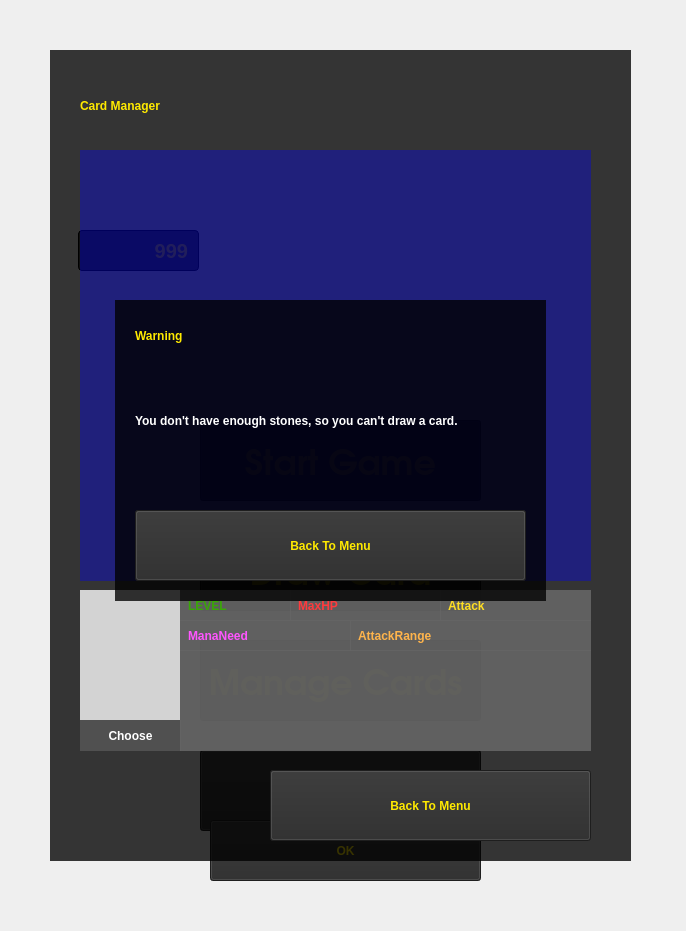
<?xml version="1.0" encoding="UTF-8"?>
<ui version="4.0">
 <class>MainWindow</class>
 <widget class="QMainWindow" name="MainWindow">
  <property name="geometry">
   <rect>
    <x>0</x>
    <y>0</y>
    <width>686</width>
    <height>931</height>
   </rect>
  </property>
  <property name="minimumSize">
   <size>
    <width>686</width>
    <height>931</height>
   </size>
  </property>
  <property name="maximumSize">
   <size>
    <width>686</width>
    <height>931</height>
   </size>
  </property>
  <property name="windowTitle">
   <string>MainWindow</string>
  </property>
  <property name="styleSheet">
   <string notr="true">QPushButton {
background-color:rgb(42, 42, 42);
color:rgb(255, 234, 0);
	font: 63 26pt &quot;URW Gothic L&quot;;
	font-weight:bold;
}
QPushButton:hover {
background-color:rgb(100, 100, 100);
}</string>
  </property>
  <widget class="QWidget" name="centralWidget">
   <widget class="QPushButton" name="pushButton">
    <property name="geometry">
     <rect>
      <x>200</x>
      <y>420</y>
      <width>281</width>
      <height>81</height>
     </rect>
    </property>
    <property name="font">
     <font>
      <family>URW Gothic L</family>
      <pointsize>26</pointsize>
      <weight>75</weight>
      <italic>false</italic>
      <bold>true</bold>
     </font>
    </property>
    <property name="text">
     <string>Start Game</string>
    </property>
   </widget>
   <widget class="QLabel" name="label">
    <property name="geometry">
     <rect>
      <x>60</x>
      <y>100</y>
      <width>581</width>
      <height>131</height>
     </rect>
    </property>
    <property name="text">
     <string/>
    </property>
    <property name="pixmap">
     <pixmap resource="pic.qrc">:/gameui/pic/Title.png</pixmap>
    </property>
   </widget>
   <widget class="QPushButton" name="pushButton_4">
    <property name="geometry">
     <rect>
      <x>200</x>
      <y>750</y>
      <width>281</width>
      <height>81</height>
     </rect>
    </property>
    <property name="font">
     <font>
      <family>URW Gothic L</family>
      <pointsize>26</pointsize>
      <weight>75</weight>
      <italic>false</italic>
      <bold>true</bold>
     </font>
    </property>
    <property name="text">
     <string>Exit</string>
    </property>
   </widget>
   <widget class="QLabel" name="label_2">
    <property name="geometry">
     <rect>
      <x>0</x>
      <y>-10</y>
      <width>691</width>
      <height>941</height>
     </rect>
    </property>
    <property name="text">
     <string/>
    </property>
    <property name="pixmap">
     <pixmap resource="pic.qrc">:/gameui/pic/Title_BG.png</pixmap>
    </property>
   </widget>
   <widget class="QPushButton" name="pushButton_2">
    <property name="geometry">
     <rect>
      <x>200</x>
      <y>530</y>
      <width>281</width>
      <height>81</height>
     </rect>
    </property>
    <property name="font">
     <font>
      <family>URW Gothic L</family>
      <pointsize>26</pointsize>
      <weight>75</weight>
      <italic>false</italic>
      <bold>true</bold>
     </font>
    </property>
    <property name="text">
     <string>Draw Card</string>
    </property>
   </widget>
   <widget class="QPushButton" name="pushButton_3">
    <property name="geometry">
     <rect>
      <x>200</x>
      <y>640</y>
      <width>281</width>
      <height>81</height>
     </rect>
    </property>
    <property name="font">
     <font>
      <family>URW Gothic L</family>
      <pointsize>26</pointsize>
      <weight>75</weight>
      <italic>false</italic>
      <bold>true</bold>
     </font>
    </property>
    <property name="text">
     <string>Manage Cards </string>
    </property>
   </widget>
   <widget class="QWidget" name="widgetDrawCard" native="true">
    <property name="enabled">
     <bool>true</bool>
    </property>
    <property name="geometry">
     <rect>
      <x>0</x>
      <y>0</y>
      <width>686</width>
      <height>931</height>
     </rect>
    </property>
    <property name="font">
     <font>
      <pointsize>12</pointsize>
     </font>
    </property>
    <widget class="QGraphicsView" name="graphicsView">
     <property name="enabled">
      <bool>true</bool>
     </property>
     <property name="geometry">
      <rect>
       <x>0</x>
       <y>0</y>
       <width>686</width>
       <height>931</height>
      </rect>
     </property>
     <property name="styleSheet">
      <string notr="true">background:rgba(0,0,0,0);</string>
     </property>
    </widget>
    <widget class="QPushButton" name="pushButtonDrawOk">
     <property name="geometry">
      <rect>
       <x>210</x>
       <y>820</y>
       <width>271</width>
       <height>61</height>
      </rect>
     </property>
     <property name="text">
      <string>OK</string>
     </property>
    </widget>
   </widget>
   <widget class="QLabel" name="label_3">
    <property name="geometry">
     <rect>
      <x>80</x>
      <y>235</y>
      <width>30</width>
      <height>30</height>
     </rect>
    </property>
    <property name="styleSheet">
     <string notr="true"/>
    </property>
    <property name="text">
     <string/>
    </property>
   </widget>
   <widget class="QLabel" name="labelStone">
    <property name="geometry">
     <rect>
      <x>78</x>
      <y>230</y>
      <width>121</width>
      <height>41</height>
     </rect>
    </property>
    <property name="font">
     <font>
      <pointsize>15</pointsize>
      <weight>75</weight>
      <bold>true</bold>
     </font>
    </property>
    <property name="styleSheet">
     <string notr="true">background:rgba(0,0,0,0.7);
color:rgb(255, 234, 0);
padding: 5px;
border-width: 1px;
border-style: solid;
border-radius: 4px;
font-weight:bold;
font-size:15pt;



</string>
    </property>
    <property name="text">
     <string>999</string>
    </property>
    <property name="alignment">
     <set>Qt::AlignRight|Qt::AlignTrailing|Qt::AlignVCenter</set>
    </property>
   </widget>
   <widget class="QWidget" name="widgetCardM" native="true">
    <property name="geometry">
     <rect>
      <x>50</x>
      <y>50</y>
      <width>581</width>
      <height>811</height>
     </rect>
    </property>
    <property name="styleSheet">
     <string notr="true">background:rgba(0, 0, 0, 200)</string>
    </property>
    <widget class="QGraphicsView" name="graphicsViewCardM">
     <property name="geometry">
      <rect>
       <x>30</x>
       <y>100</y>
       <width>511</width>
       <height>431</height>
      </rect>
     </property>
     <property name="styleSheet">
      <string notr="true">background: rgba(0,0,231,100);
border: none;</string>
     </property>
    </widget>
    <widget class="QLabel" name="label_5">
     <property name="geometry">
      <rect>
       <x>30</x>
       <y>30</y>
       <width>301</width>
       <height>51</height>
      </rect>
     </property>
     <property name="whatsThis">
      <string notr="true"/>
     </property>
     <property name="autoFillBackground">
      <bool>false</bool>
     </property>
     <property name="styleSheet">
      <string notr="true">	font: 63 26pt &quot;URW Gothic L&quot;;
	font-weight:bold;
color:rgb(255, 234, 0);
background:rgb(0,0,0,0);
border:none;
</string>
     </property>
     <property name="text">
      <string>Card Manager</string>
     </property>
    </widget>
    <widget class="QLabel" name="labelShowCard">
     <property name="geometry">
      <rect>
       <x>30</x>
       <y>540</y>
       <width>100</width>
       <height>130</height>
      </rect>
     </property>
     <property name="styleSheet">
      <string notr="true">background: rgba(255,255,255,200);</string>
     </property>
     <property name="text">
      <string/>
     </property>
    </widget>
    <widget class="QLabel" name="labelLevel">
     <property name="geometry">
      <rect>
       <x>130</x>
       <y>540</y>
       <width>111</width>
       <height>31</height>
      </rect>
     </property>
     <property name="whatsThis">
      <string notr="true"/>
     </property>
     <property name="autoFillBackground">
      <bool>false</bool>
     </property>
     <property name="styleSheet">
      <string notr="true">	font: 63 15pt &quot;URW Gothic L&quot;;
	font-weight:bold;
color:rgb(57, 167, 6);
background:rgb(100,100,100,235);
border:none;
padding:5px;
</string>
     </property>
     <property name="text">
      <string>LEVEL</string>
     </property>
    </widget>
    <widget class="QLabel" name="labelMaxhp">
     <property name="geometry">
      <rect>
       <x>240</x>
       <y>540</y>
       <width>151</width>
       <height>31</height>
      </rect>
     </property>
     <property name="whatsThis">
      <string notr="true"/>
     </property>
     <property name="autoFillBackground">
      <bool>false</bool>
     </property>
     <property name="styleSheet">
      <string notr="true">	font: 63 15pt &quot;URW Gothic L&quot;;
	font-weight:bold;
color:rgb(255, 58, 61);
background:rgb(100,100,100,235);
border:none;
padding:5px;
</string>
     </property>
     <property name="text">
      <string>MaxHP</string>
     </property>
    </widget>
    <widget class="QLabel" name="labelMananeed">
     <property name="geometry">
      <rect>
       <x>130</x>
       <y>570</y>
       <width>171</width>
       <height>31</height>
      </rect>
     </property>
     <property name="whatsThis">
      <string notr="true"/>
     </property>
     <property name="autoFillBackground">
      <bool>false</bool>
     </property>
     <property name="styleSheet">
      <string notr="true">	font: 63 15pt &quot;URW Gothic L&quot;;
	font-weight:bold;
color:rgb(255, 85, 255);
background:rgb(100,100,100,235);
border:none;
padding:5px;
</string>
     </property>
     <property name="text">
      <string>ManaNeed</string>
     </property>
    </widget>
    <widget class="QLabel" name="labelAttack">
     <property name="geometry">
      <rect>
       <x>390</x>
       <y>540</y>
       <width>151</width>
       <height>31</height>
      </rect>
     </property>
     <property name="whatsThis">
      <string notr="true"/>
     </property>
     <property name="autoFillBackground">
      <bool>false</bool>
     </property>
     <property name="styleSheet">
      <string notr="true">	font: 63 15pt &quot;URW Gothic L&quot;;
	font-weight:bold;
color: rgb(255, 222, 34);
background:rgb(100,100,100,235);
border:none;
padding:5px;
</string>
     </property>
     <property name="text">
      <string>Attack</string>
     </property>
    </widget>
    <widget class="QLabel" name="labelAttackrange">
     <property name="geometry">
      <rect>
       <x>300</x>
       <y>570</y>
       <width>241</width>
       <height>31</height>
      </rect>
     </property>
     <property name="whatsThis">
      <string notr="true"/>
     </property>
     <property name="autoFillBackground">
      <bool>false</bool>
     </property>
     <property name="styleSheet">
      <string notr="true">	font: 63 15pt &quot;URW Gothic L&quot;;
	font-weight:bold;
color:rgb(255, 180, 75);
background:rgb(100,100,100,235);
border:none;
padding:5px;
</string>
     </property>
     <property name="text">
      <string>AttackRange</string>
     </property>
    </widget>
    <widget class="QLabel" name="labelHelp">
     <property name="geometry">
      <rect>
       <x>130</x>
       <y>600</y>
       <width>411</width>
       <height>101</height>
      </rect>
     </property>
     <property name="whatsThis">
      <string notr="true"/>
     </property>
     <property name="autoFillBackground">
      <bool>false</bool>
     </property>
     <property name="styleSheet">
      <string notr="true">	font: 63 15pt &quot;URW Gothic L&quot;;
	font-weight:bold;
color:rgb(182, 160, 255);
background:rgb(100,100,100,235);
border:none;
padding:5px;
</string>
     </property>
     <property name="text">
      <string/>
     </property>
     <property name="textFormat">
      <enum>Qt::AutoText</enum>
     </property>
     <property name="scaledContents">
      <bool>false</bool>
     </property>
     <property name="alignment">
      <set>Qt::AlignLeading|Qt::AlignLeft|Qt::AlignTop</set>
     </property>
     <property name="wordWrap">
      <bool>true</bool>
     </property>
     <property name="indent">
      <number>-1</number>
     </property>
    </widget>
    <widget class="QLabel" name="labelName">
     <property name="geometry">
      <rect>
       <x>30</x>
       <y>670</y>
       <width>101</width>
       <height>31</height>
      </rect>
     </property>
     <property name="whatsThis">
      <string notr="true"/>
     </property>
     <property name="autoFillBackground">
      <bool>false</bool>
     </property>
     <property name="styleSheet">
      <string notr="true">	font: 63 12pt &quot;URW Gothic L&quot;;
	font-weight:bold;
color:rgb(255, 255, 255);
background:rgb(100,100,100,150);
border:none;
padding:5px;
</string>
     </property>
     <property name="text">
      <string>Choose</string>
     </property>
     <property name="alignment">
      <set>Qt::AlignCenter</set>
     </property>
    </widget>
    <widget class="QPushButton" name="pushButtonCloseCardM">
     <property name="geometry">
      <rect>
       <x>220</x>
       <y>720</y>
       <width>321</width>
       <height>71</height>
      </rect>
     </property>
     <property name="styleSheet">
      <string notr="true">QPushButton {
background-color:rgb(42, 42, 42);
color:rgb(255, 234, 0);
	font: 63 26pt &quot;URW Gothic L&quot;;
	font-weight:bold;
}
QPushButton:hover {
background-color:rgb(100, 100, 100);
}</string>
     </property>
     <property name="text">
      <string>Back To Menu</string>
     </property>
    </widget>
   </widget>
   <widget class="QWidget" name="widgetMsgBox" native="true">
    <property name="geometry">
     <rect>
      <x>115</x>
      <y>300</y>
      <width>431</width>
      <height>301</height>
     </rect>
    </property>
    <property name="styleSheet">
     <string notr="true">background:rgba(0, 0, 0, 200)</string>
    </property>
    <widget class="QLabel" name="label_6">
     <property name="geometry">
      <rect>
       <x>20</x>
       <y>10</y>
       <width>301</width>
       <height>51</height>
      </rect>
     </property>
     <property name="whatsThis">
      <string notr="true"/>
     </property>
     <property name="autoFillBackground">
      <bool>false</bool>
     </property>
     <property name="styleSheet">
      <string notr="true">	font: 63 26pt &quot;URW Gothic L&quot;;
	font-weight:bold;
color:rgb(255, 234, 0);
background:rgb(0,0,0,0);
border:none;
</string>
     </property>
     <property name="text">
      <string>Warning</string>
     </property>
    </widget>
    <widget class="QLabel" name="label_7">
     <property name="geometry">
      <rect>
       <x>20</x>
       <y>50</y>
       <width>391</width>
       <height>141</height>
      </rect>
     </property>
     <property name="whatsThis">
      <string notr="true"/>
     </property>
     <property name="autoFillBackground">
      <bool>false</bool>
     </property>
     <property name="styleSheet">
      <string notr="true">	font: 63 20pt &quot;URW Gothic L&quot;;
	font-weight:bold;
color:white;
background:rgb(0,0,0,0);
border:none;
</string>
     </property>
     <property name="text">
      <string>You don't have enough stones, so you can't draw a card.</string>
     </property>
     <property name="wordWrap">
      <bool>true</bool>
     </property>
    </widget>
    <widget class="QPushButton" name="pushButtonCloseMsgBox">
     <property name="geometry">
      <rect>
       <x>20</x>
       <y>210</y>
       <width>391</width>
       <height>71</height>
      </rect>
     </property>
     <property name="styleSheet">
      <string notr="true">QPushButton {
background-color:rgb(42, 42, 42);
color:rgb(255, 234, 0);
	font: 63 26pt &quot;URW Gothic L&quot;;
	font-weight:bold;
}
QPushButton:hover {
background-color:rgb(100, 100, 100);
}</string>
     </property>
     <property name="text">
      <string>Back To Menu</string>
     </property>
    </widget>
   </widget>
   <zorder>label_2</zorder>
   <zorder>pushButton</zorder>
   <zorder>label</zorder>
   <zorder>pushButton_4</zorder>
   <zorder>pushButton_2</zorder>
   <zorder>pushButton_3</zorder>
   <zorder>labelStone</zorder>
   <zorder>label_3</zorder>
   <zorder>widgetDrawCard</zorder>
   <zorder>widgetCardM</zorder>
   <zorder>widgetMsgBox</zorder>
  </widget>
 </widget>
 <layoutdefault spacing="6" margin="11"/>
 <resources>
  <include location="pic.qrc"/>
 </resources>
 <connections/>
</ui>
